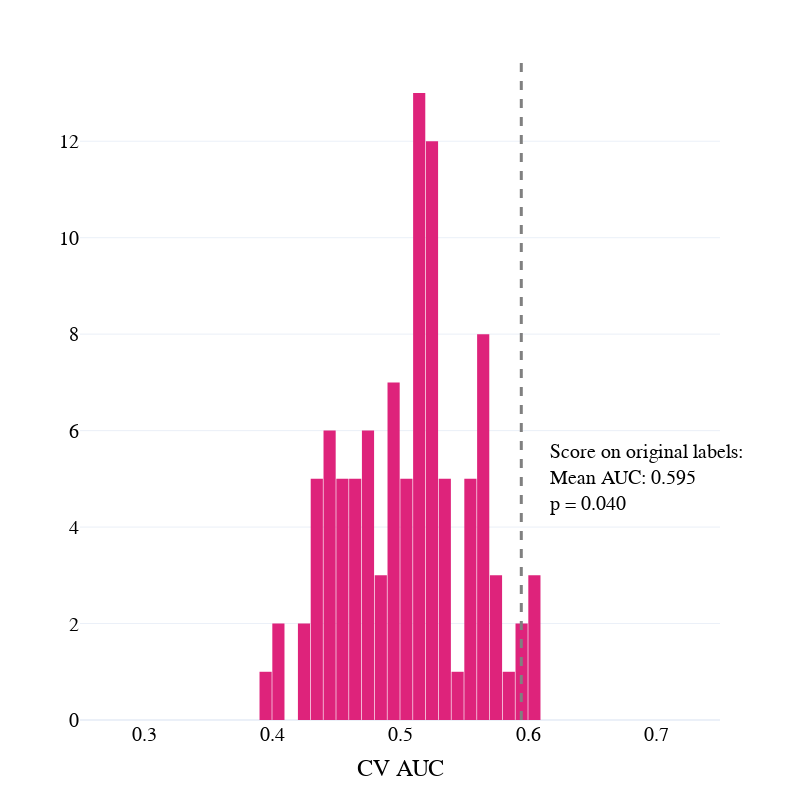

The notebook cell saved with this chart:
### Code cell
# Calculate p-value
pvalue_mind = np.mean(df_perm_mind['Mean_AUC'] >= np.mean(df_auc_mind['auc']))

df = pd.concat([df_perm_mind, df_auc_mind])
fig = px.histogram(df_perm_mind, x='Mean_AUC',nbins = 25,  color_discrete_sequence = [pink])

fig.add_vline(x=df_auc_mind.auc.mean(), line_width=3, line_dash="dash", line_color="grey")

fig.add_annotation(x=df_auc_mind.auc.mean() + 0.1, y=5,
            text=f"Score on original labels: <br>Mean AUC: {df_auc_mind.auc.mean():.3f}<br>p = {pvalue_mind:.3f}",
            showarrow=False,
            arrowhead=1,
            align = 'left',
            )


fig.update_layout(
#     title = f'Mean AUC = {df_forest_mind.auc.mean()}',
    autosize=False,
    template = "plotly_white",
    font=dict(
        family="Times new roman",
        size=20,
        color="black"
    ),
    width=800,
    height=800,
    bargap=0.05,
    yaxis = {'title': '',
             'tickfont': {"size": 20},
    },
    xaxis ={'title':'CV AUC',
             'range':[0.25, 0.75],
             'tickfont':{"size": 20}
        }
)
fig.show()

fig.write_image(os.path.join(fig_path, 'multivariate_glmm_perm_mind.png'))
fig.write_image(os.path.join(fig_path, 'multivariate_glmm_perm_mind.svg'))

### Figure 1 — Plotly figure (JSON) as saved in the notebook; plotly's stock layout.template omitted (floating-point values rounded to 4 significant figures)
{"data": [{"alignmentgroup": "True", "bingroup": "x", "hovertemplate": "Mean_AUC=%{x}<br>count=%{y}<extra></extra>", "legendgroup": "", "marker": {"color": "#DE237B", "pattern": {"shape": ""}}, "name": "", "nbinsx": 25, "offsetgroup": "", "orientation": "v", "showlegend": false, "type": "histogram", "x": [0.4224, 0.4612, 0.5077, 0.4691, 0.5466, 0.5361, 0.5291, 0.5125, 0.5589, 0.4318, 0.5284, 0.4445, 0.4917, 0.5052, 0.5582, 0.5209, 0.5693, 0.5245, 0.6019, 0.5138, 0.4386, 0.407, 0.436, 0.5902, 0.4697, 0.4734, 0.6088, 0.5827, 0.558, 0.5665, 0.4594, 0.4965, 0.4689, 0.5114, 0.4535, 0.4816, 0.51, 0.4936, 0.5557, 0.5131, 0.4488, 0.459, 0.449, 0.5298, 0.5189, 0.6085, 0.4716, 0.4579, 0.5269, 0.4386, 0.4407, 0.5764, 0.5108, 0.5194, 0.5768, 0.4447, 0.4039, 0.4822, 0.5218, 0.5053, 0.3993, 0.5616, 0.4851, 0.5655, 0.5394, 0.5542, 0.477, 0.502, 0.5949, 0.5704, 0.5116, 0.5157, 0.4206, 0.5649, 0.4973, 0.5254, 0.5602, 0.4917, 0.5663, 0.4556, 0.4722, 0.4635, 0.5161, 0.534, 0.5024, 0.4473, 0.5285, 0.4739, 0.5318, 0.5604, 0.4907, 0.5196, 0.5247, 0.5193, 0.5394, 0.5221, 0.4709, 0.5, 0.4385, 0.5205], "xaxis": "x", "yaxis": "y"}], "layout": {"annotations": [{"align": "left", "arrowhead": 1, "showarrow": false, "text": "Score on original labels: <br>Mean AUC: 0.595<br>p = 0.040", "x": 0.6948, "y": 5}], "autosize": false, "bargap": 0.05, "barmode": "relative", "font": {"color": "black", "family": "Times new roman", "size": 20}, "height": 800, "legend": {"tracegroupgap": 0}, "margin": {"t": 60}, "shapes": [{"line": {"color": "grey", "dash": "dash", "width": 3}, "type": "line", "x0": 0.5948, "x1": 0.5948, "xref": "x", "y0": 0, "y1": 1, "yref": "y domain"}], "width": 800, "xaxis": {"anchor": "y", "domain": [0, 1], "range": [0.25, 0.75], "tickfont": {"size": 20}, "title": {"text": "CV AUC"}}, "yaxis": {"anchor": "x", "domain": [0, 1], "tickfont": {"size": 20}, "title": {"text": ""}}}}
